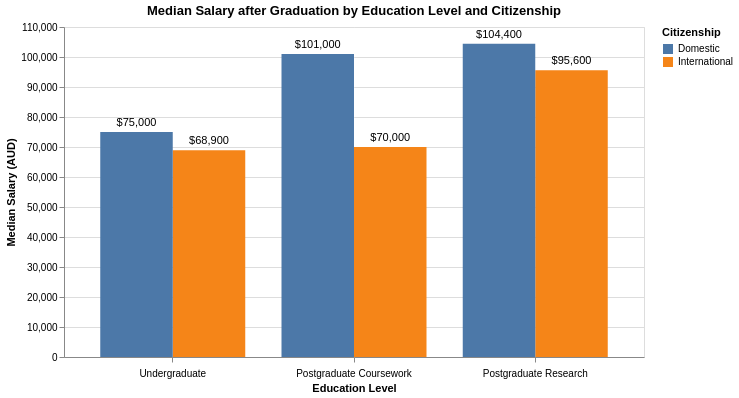

Specify this chart in Vega-Lite:
### Vega-Lite specification from a JSON file in a GitHub repository (floating-point values rounded to 4 significant figures)
{"$schema": "https://vega.github.io/schema/vega-lite/v5.json", "description": "Grouped bar chart showing median salary by education level and citizenship", "width": 580, "height": 330, "data": {"values": [{"education level": "undergraduate", "citizenship": "International", "Median salary": 68900}, {"education level": "postgraduate coursework", "citizenship": "International", "Median salary": 70000}, {"education level": "postgraduate research", "citizenship": "International", "Median salary": 95600}, {"education level": "undergraduate", "citizenship": "Domestic", "Median salary": 75000}, {"education level": "postgraduate coursework", "citizenship": "Domestic", "Median salary": 101000}, {"education level": "postgraduate research", "citizenship": "Domestic", "Median salary": 104400}]}, "transform": [{"calculate": "datum['education level'] == 'undergraduate' ? 'Undergraduate' : datum['education level'] == 'postgraduate coursework' ? 'Postgraduate Coursework' : 'Postgraduate Research'", "as": "Education Level Display"}], "layer": [{"mark": "bar", "encoding": {"x": {"field": "Education Level Display", "type": "nominal", "axis": {"title": "Education Level", "labelAngle": 0, "labelPadding": 6}, "sort": ["Undergraduate", "Postgraduate Coursework", "Postgraduate Research"]}, "xOffset": {"field": "citizenship"}, "y": {"field": "Median salary", "type": "quantitative", "axis": {"title": "Median Salary (AUD)"}}, "color": {"field": "citizenship", "type": "nominal", "legend": {"title": "Citizenship"}}, "order": {"field": "citizenship", "sort": "ascending"}, "tooltip": [{"field": "Education Level Display", "title": "Education Level"}, {"field": "citizenship", "title": "Citizenship"}, {"field": "Median salary", "title": "Median Salary", "format": "$,d"}]}}, {"mark": {"type": "text", "align": "center", "baseline": "bottom", "dy": -4}, "encoding": {"x": {"field": "Education Level Display", "type": "nominal", "sort": ["Undergraduate", "Postgraduate Coursework", "Postgraduate Research"]}, "xOffset": {"field": "citizenship"}, "y": {"field": "Median salary", "type": "quantitative"}, "text": {"field": "Median salary", "type": "quantitative", "format": "$,d"}, "color": {"value": "black"}}}], "title": "Median Salary after Graduation by Education Level and Citizenship"}
